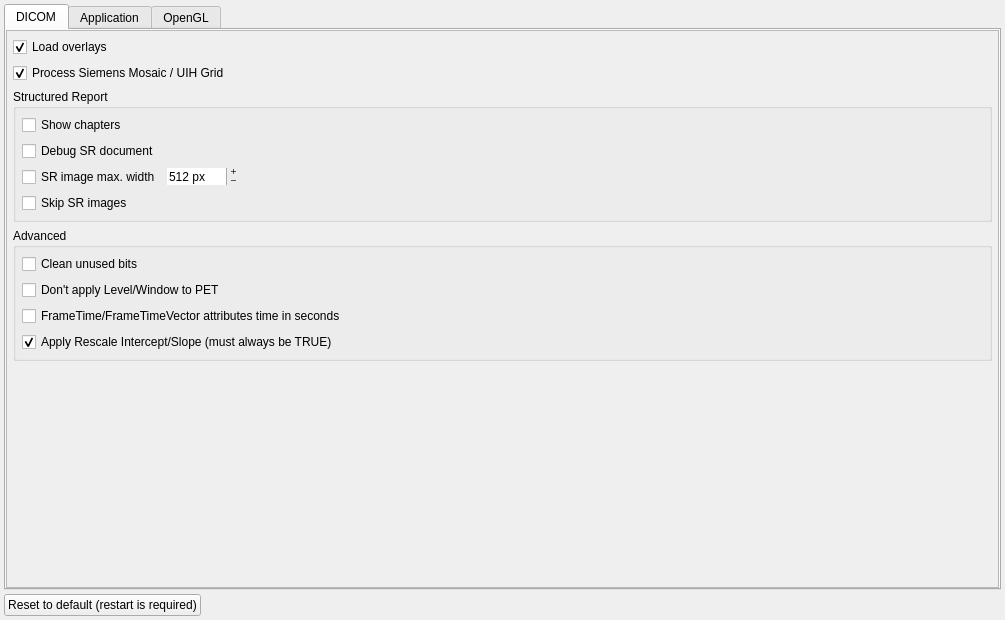
<?xml version="1.0" encoding="UTF-8"?>
<ui version="4.0">
 <class>SettingsWidget</class>
 <widget class="QWidget" name="SettingsWidget">
  <property name="geometry">
   <rect>
    <x>0</x>
    <y>0</y>
    <width>1005</width>
    <height>620</height>
   </rect>
  </property>
  <property name="windowTitle">
   <string>Settings</string>
  </property>
  <layout class="QVBoxLayout" name="verticalLayout">
   <property name="spacing">
    <number>4</number>
   </property>
   <property name="margin">
    <number>4</number>
   </property>
   <item>
    <widget class="QTabWidget" name="tabWidget">
     <property name="currentIndex">
      <number>0</number>
     </property>
     <widget class="QWidget" name="tab1">
      <attribute name="title">
       <string>DICOM</string>
      </attribute>
      <layout class="QVBoxLayout" name="verticalLayout_15">
       <property name="margin">
        <number>0</number>
       </property>
       <item>
        <widget class="QScrollArea" name="scrollArea_3">
         <property name="widgetResizable">
          <bool>true</bool>
         </property>
         <widget class="QWidget" name="scrollAreaWidgetContents_3">
          <property name="geometry">
           <rect>
            <x>0</x>
            <y>0</y>
            <width>991</width>
            <height>540</height>
           </rect>
          </property>
          <layout class="QVBoxLayout" name="verticalLayout_14">
           <property name="margin">
            <number>6</number>
           </property>
           <item>
            <widget class="QCheckBox" name="overlays_checkBox">
             <property name="sizePolicy">
              <sizepolicy hsizetype="Expanding" vsizetype="Fixed">
               <horstretch>0</horstretch>
               <verstretch>0</verstretch>
              </sizepolicy>
             </property>
             <property name="mouseTracking">
              <bool>false</bool>
             </property>
             <property name="toolTip">
              <string>Load overlays</string>
             </property>
             <property name="text">
              <string>Load overlays</string>
             </property>
             <property name="checked">
              <bool>true</bool>
             </property>
            </widget>
           </item>
           <item>
            <widget class="QCheckBox" name="mosaic_checkBox">
             <property name="sizePolicy">
              <sizepolicy hsizetype="Expanding" vsizetype="Fixed">
               <horstretch>0</horstretch>
               <verstretch>0</verstretch>
              </sizepolicy>
             </property>
             <property name="mouseTracking">
              <bool>false</bool>
             </property>
             <property name="toolTip">
              <string>Enable Siemens Mosaic</string>
             </property>
             <property name="text">
              <string>Process Siemens Mosaic / UIH Grid</string>
             </property>
             <property name="checked">
              <bool>true</bool>
             </property>
            </widget>
           </item>
           <item>
            <widget class="QGroupBox" name="groupBox_4">
             <property name="sizePolicy">
              <sizepolicy hsizetype="Expanding" vsizetype="Fixed">
               <horstretch>0</horstretch>
               <verstretch>0</verstretch>
              </sizepolicy>
             </property>
             <property name="title">
              <string>Structured Report</string>
             </property>
             <layout class="QVBoxLayout" name="verticalLayout_10">
              <property name="margin">
               <number>6</number>
              </property>
              <item>
               <widget class="QCheckBox" name="srchapters_checkBox">
                <property name="sizePolicy">
                 <sizepolicy hsizetype="Expanding" vsizetype="Fixed">
                  <horstretch>0</horstretch>
                  <verstretch>0</verstretch>
                 </sizepolicy>
                </property>
                <property name="toolTip">
                 <string>&lt;html&gt;&lt;head/&gt;&lt;body&gt;&lt;p&gt;Show numbers for sections of tree&lt;/p&gt;&lt;/body&gt;&lt;/html&gt;</string>
                </property>
                <property name="text">
                 <string>Show chapters</string>
                </property>
               </widget>
              </item>
              <item>
               <widget class="QCheckBox" name="srinfo_checkBox">
                <property name="sizePolicy">
                 <sizepolicy hsizetype="Expanding" vsizetype="Fixed">
                  <horstretch>0</horstretch>
                  <verstretch>0</verstretch>
                 </sizepolicy>
                </property>
                <property name="toolTip">
                 <string>&lt;html&gt;&lt;head/&gt;&lt;body&gt;&lt;p&gt;Show internals of Structured Report (displayed green)&lt;/p&gt;&lt;/body&gt;&lt;/html&gt;</string>
                </property>
                <property name="text">
                 <string>Debug SR document</string>
                </property>
                <property name="checked">
                 <bool>false</bool>
                </property>
               </widget>
              </item>
              <item>
               <layout class="QHBoxLayout" name="horizontalLayout_4">
                <item>
                 <widget class="QCheckBox" name="srscale_checkBox">
                  <property name="sizePolicy">
                   <sizepolicy hsizetype="Fixed" vsizetype="Fixed">
                    <horstretch>0</horstretch>
                    <verstretch>0</verstretch>
                   </sizepolicy>
                  </property>
                  <property name="toolTip">
                   <string>Set SR image maximum width (px)</string>
                  </property>
                  <property name="text">
                   <string>SR image max. width</string>
                  </property>
                 </widget>
                </item>
                <item>
                 <widget class="QSpinBox" name="srwidth_spinBox">
                  <property name="sizePolicy">
                   <sizepolicy hsizetype="Fixed" vsizetype="Fixed">
                    <horstretch>0</horstretch>
                    <verstretch>0</verstretch>
                   </sizepolicy>
                  </property>
                  <property name="toolTip">
                   <string>Set SR image maximum width (px)</string>
                  </property>
                  <property name="frame">
                   <bool>false</bool>
                  </property>
                  <property name="buttonSymbols">
                   <enum>QAbstractSpinBox::PlusMinus</enum>
                  </property>
                  <property name="suffix">
                   <string> px</string>
                  </property>
                  <property name="minimum">
                   <number>64</number>
                  </property>
                  <property name="maximum">
                   <number>16384</number>
                  </property>
                  <property name="value">
                   <number>512</number>
                  </property>
                 </widget>
                </item>
                <item>
                 <spacer name="horizontalSpacer_7">
                  <property name="orientation">
                   <enum>Qt::Horizontal</enum>
                  </property>
                  <property name="sizeHint" stdset="0">
                   <size>
                    <width>40</width>
                    <height>20</height>
                   </size>
                  </property>
                 </spacer>
                </item>
               </layout>
              </item>
              <item>
               <widget class="QCheckBox" name="srskipimage_checkBox">
                <property name="sizePolicy">
                 <sizepolicy hsizetype="Expanding" vsizetype="Fixed">
                  <horstretch>0</horstretch>
                  <verstretch>0</verstretch>
                 </sizepolicy>
                </property>
                <property name="toolTip">
                 <string>&lt;html&gt;&lt;head/&gt;&lt;body&gt;&lt;p&gt;Skip SR images&lt;/p&gt;&lt;/body&gt;&lt;/html&gt;</string>
                </property>
                <property name="text">
                 <string>Skip SR images</string>
                </property>
               </widget>
              </item>
             </layout>
            </widget>
           </item>
           <item>
            <widget class="QGroupBox" name="groupBox_2">
             <property name="title">
              <string>Advanced</string>
             </property>
             <layout class="QVBoxLayout" name="verticalLayout_13">
              <property name="spacing">
               <number>6</number>
              </property>
              <property name="margin">
               <number>6</number>
              </property>
              <item>
               <widget class="QCheckBox" name="clean_unused_checkBox">
                <property name="sizePolicy">
                 <sizepolicy hsizetype="Expanding" vsizetype="Fixed">
                  <horstretch>0</horstretch>
                  <verstretch>0</verstretch>
                 </sizepolicy>
                </property>
                <property name="toolTip">
                 <string>&lt;html&gt;&lt;head/&gt;&lt;body&gt;&lt;p&gt;Clean unused bits if &lt;span style=&quot; font-style:italic;&quot;&gt;BitsAllocated &amp;gt; BitsStored. &lt;/span&gt;Slower.&lt;/p&gt;&lt;/body&gt;&lt;/html&gt;</string>
                </property>
                <property name="text">
                 <string>Clean unused bits</string>
                </property>
               </widget>
              </item>
              <item>
               <widget class="QCheckBox" name="pet_no_level_checkBox">
                <property name="enabled">
                 <bool>true</bool>
                </property>
                <property name="sizePolicy">
                 <sizepolicy hsizetype="Expanding" vsizetype="Fixed">
                  <horstretch>0</horstretch>
                  <verstretch>0</verstretch>
                 </sizepolicy>
                </property>
                <property name="text">
                 <string>Don't apply Level/Window to PET</string>
                </property>
                <property name="checked">
                 <bool>false</bool>
                </property>
               </widget>
              </item>
              <item>
               <widget class="QCheckBox" name="time_s__checkBox">
                <property name="sizePolicy">
                 <sizepolicy hsizetype="Expanding" vsizetype="Fixed">
                  <horstretch>0</horstretch>
                  <verstretch>0</verstretch>
                 </sizepolicy>
                </property>
                <property name="mouseTracking">
                 <bool>false</bool>
                </property>
                <property name="toolTip">
                 <string>Default: ms</string>
                </property>
                <property name="text">
                 <string>FrameTime/FrameTimeVector attributes time in seconds</string>
                </property>
               </widget>
              </item>
              <item>
               <widget class="QCheckBox" name="rescale_checkBox">
                <property name="sizePolicy">
                 <sizepolicy hsizetype="Expanding" vsizetype="Fixed">
                  <horstretch>0</horstretch>
                  <verstretch>0</verstretch>
                 </sizepolicy>
                </property>
                <property name="mouseTracking">
                 <bool>false</bool>
                </property>
                <property name="toolTip">
                 <string>&lt;html&gt;&lt;head/&gt;&lt;body&gt;&lt;p&gt;Set to TRUE! Only to experiment with data set.&lt;/p&gt;&lt;/body&gt;&lt;/html&gt;</string>
                </property>
                <property name="statusTip">
                 <string/>
                </property>
                <property name="text">
                 <string>Apply Rescale Intercept/Slope (must always be TRUE)</string>
                </property>
                <property name="checked">
                 <bool>true</bool>
                </property>
               </widget>
              </item>
             </layout>
            </widget>
           </item>
           <item>
            <spacer name="verticalSpacer_3">
             <property name="orientation">
              <enum>Qt::Vertical</enum>
             </property>
             <property name="sizeHint" stdset="0">
              <size>
               <width>20</width>
               <height>40</height>
              </size>
             </property>
            </spacer>
           </item>
          </layout>
         </widget>
        </widget>
       </item>
      </layout>
     </widget>
     <widget class="QWidget" name="tab2">
      <attribute name="title">
       <string>Application</string>
      </attribute>
      <layout class="QVBoxLayout" name="verticalLayout_3">
       <property name="margin">
        <number>0</number>
       </property>
       <item>
        <widget class="QScrollArea" name="scrollArea">
         <property name="widgetResizable">
          <bool>true</bool>
         </property>
         <widget class="QWidget" name="scrollAreaWidgetContents">
          <property name="geometry">
           <rect>
            <x>0</x>
            <y>0</y>
            <width>355</width>
            <height>124</height>
           </rect>
          </property>
          <layout class="QVBoxLayout" name="verticalLayout_2">
           <property name="margin">
            <number>6</number>
           </property>
           <item>
            <layout class="QHBoxLayout" name="horizontalLayout">
             <property name="spacing">
              <number>0</number>
             </property>
             <property name="margin">
              <number>0</number>
             </property>
             <item>
              <widget class="QLabel" name="styleLabel">
               <property name="enabled">
                <bool>true</bool>
               </property>
               <property name="sizePolicy">
                <sizepolicy hsizetype="Preferred" vsizetype="Fixed">
                 <horstretch>0</horstretch>
                 <verstretch>0</verstretch>
                </sizepolicy>
               </property>
               <property name="text">
                <string>Theme (restart is recommended)</string>
               </property>
              </widget>
             </item>
             <item>
              <widget class="QComboBox" name="styleComboBox">
               <property name="enabled">
                <bool>true</bool>
               </property>
               <property name="focusPolicy">
                <enum>Qt::ClickFocus</enum>
               </property>
               <property name="currentText" stdset="0">
                <string notr="true"/>
               </property>
              </widget>
             </item>
             <item>
              <spacer name="horizontalSpacer_5">
               <property name="orientation">
                <enum>Qt::Horizontal</enum>
               </property>
               <property name="sizeHint" stdset="0">
                <size>
                 <width>40</width>
                 <height>20</height>
                </size>
               </property>
              </spacer>
             </item>
            </layout>
           </item>
           <item>
            <layout class="QHBoxLayout" name="horizontalLayout_8">
             <item>
              <widget class="QDoubleSpinBox" name="pt_doubleSpinBox">
               <property name="enabled">
                <bool>true</bool>
               </property>
               <property name="sizePolicy">
                <sizepolicy hsizetype="Preferred" vsizetype="Fixed">
                 <horstretch>0</horstretch>
                 <verstretch>0</verstretch>
                </sizepolicy>
               </property>
               <property name="frame">
                <bool>true</bool>
               </property>
               <property name="buttonSymbols">
                <enum>QAbstractSpinBox::PlusMinus</enum>
               </property>
               <property name="specialValueText">
                <string/>
               </property>
               <property name="correctionMode">
                <enum>QAbstractSpinBox::CorrectToNearestValue</enum>
               </property>
               <property name="keyboardTracking">
                <bool>false</bool>
               </property>
               <property name="suffix">
                <string> pt</string>
               </property>
               <property name="decimals">
                <number>1</number>
               </property>
               <property name="minimum">
                <double>0.000000000000000</double>
               </property>
               <property name="maximum">
                <double>50.000000000000000</double>
               </property>
               <property name="singleStep">
                <double>0.200000000000000</double>
               </property>
               <property name="value">
                <double>12.000000000000000</double>
               </property>
              </widget>
             </item>
             <item>
              <widget class="QLabel" name="label">
               <property name="text">
                <string>size for application font</string>
               </property>
               <property name="textFormat">
                <enum>Qt::PlainText</enum>
               </property>
              </widget>
             </item>
             <item>
              <spacer name="horizontalSpacer_3">
               <property name="orientation">
                <enum>Qt::Horizontal</enum>
               </property>
               <property name="sizeHint" stdset="0">
                <size>
                 <width>40</width>
                 <height>20</height>
                </size>
               </property>
              </spacer>
             </item>
            </layout>
           </item>
           <item>
            <layout class="QHBoxLayout" name="horizontalLayout_2">
             <item>
              <widget class="QLabel" name="si_label">
               <property name="text">
                <string>Scale UI icons (restart is required)</string>
               </property>
               <property name="textFormat">
                <enum>Qt::PlainText</enum>
               </property>
              </widget>
             </item>
             <item>
              <widget class="QDoubleSpinBox" name="si_doubleSpinBox">
               <property name="sizePolicy">
                <sizepolicy hsizetype="Preferred" vsizetype="Fixed">
                 <horstretch>0</horstretch>
                 <verstretch>0</verstretch>
                </sizepolicy>
               </property>
               <property name="correctionMode">
                <enum>QAbstractSpinBox::CorrectToNearestValue</enum>
               </property>
               <property name="keyboardTracking">
                <bool>false</bool>
               </property>
               <property name="decimals">
                <number>1</number>
               </property>
               <property name="minimum">
                <double>0.500000000000000</double>
               </property>
               <property name="maximum">
                <double>5.000000000000000</double>
               </property>
               <property name="singleStep">
                <double>0.500000000000000</double>
               </property>
               <property name="value">
                <double>1.000000000000000</double>
               </property>
              </widget>
             </item>
             <item>
              <spacer name="horizontalSpacer">
               <property name="orientation">
                <enum>Qt::Horizontal</enum>
               </property>
               <property name="sizeHint" stdset="0">
                <size>
                 <width>40</width>
                 <height>20</height>
                </size>
               </property>
              </spacer>
             </item>
            </layout>
           </item>
           <item>
            <spacer name="verticalSpacer">
             <property name="orientation">
              <enum>Qt::Vertical</enum>
             </property>
             <property name="sizeHint" stdset="0">
              <size>
               <width>20</width>
               <height>40</height>
              </size>
             </property>
            </spacer>
           </item>
          </layout>
         </widget>
        </widget>
       </item>
      </layout>
     </widget>
     <widget class="QWidget" name="tab3">
      <attribute name="title">
       <string>OpenGL</string>
      </attribute>
      <layout class="QVBoxLayout" name="verticalLayout_9">
       <property name="margin">
        <number>0</number>
       </property>
       <item>
        <widget class="QScrollArea" name="scrollArea_2">
         <property name="widgetResizable">
          <bool>true</bool>
         </property>
         <widget class="QWidget" name="scrollAreaWidgetContents_2">
          <property name="geometry">
           <rect>
            <x>0</x>
            <y>0</y>
            <width>482</width>
            <height>244</height>
           </rect>
          </property>
          <layout class="QVBoxLayout" name="verticalLayout_4">
           <property name="margin">
            <number>6</number>
           </property>
           <item>
            <widget class="QCheckBox" name="gl3D_checkBox">
             <property name="sizePolicy">
              <sizepolicy hsizetype="Expanding" vsizetype="Fixed">
               <horstretch>0</horstretch>
               <verstretch>0</verstretch>
              </sizepolicy>
             </property>
             <property name="mouseTracking">
              <bool>false</bool>
             </property>
             <property name="text">
              <string>Enable OpenGL modules (restart is required)</string>
             </property>
             <property name="checked">
              <bool>true</bool>
             </property>
            </widget>
           </item>
           <item>
            <widget class="QGroupBox" name="textureoptions_groupBox">
             <property name="sizePolicy">
              <sizepolicy hsizetype="Preferred" vsizetype="Preferred">
               <horstretch>0</horstretch>
               <verstretch>0</verstretch>
              </sizepolicy>
             </property>
             <property name="title">
              <string>OpenGL texture</string>
             </property>
             <property name="checkable">
              <bool>true</bool>
             </property>
             <property name="checked">
              <bool>true</bool>
             </property>
             <layout class="QVBoxLayout" name="verticalLayout_6">
              <property name="spacing">
               <number>6</number>
              </property>
              <property name="margin">
               <number>6</number>
              </property>
              <item>
               <layout class="QVBoxLayout" name="verticalLayout_5">
                <property name="spacing">
                 <number>0</number>
                </property>
                <item>
                 <widget class="QRadioButton" name="original_radioButton">
                  <property name="sizePolicy">
                   <sizepolicy hsizetype="Preferred" vsizetype="Fixed">
                    <horstretch>0</horstretch>
                    <verstretch>0</verstretch>
                   </sizepolicy>
                  </property>
                  <property name="mouseTracking">
                   <bool>false</bool>
                  </property>
                  <property name="text">
                   <string>Try original dimensions, try to downsample if required.</string>
                  </property>
                  <property name="checked">
                   <bool>true</bool>
                  </property>
                 </widget>
                </item>
                <item>
                 <layout class="QHBoxLayout" name="horizontalLayout_5">
                  <property name="spacing">
                   <number>0</number>
                  </property>
                  <property name="sizeConstraint">
                   <enum>QLayout::SetDefaultConstraint</enum>
                  </property>
                  <item>
                   <widget class="QRadioButton" name="resample_radioButton">
                    <property name="sizePolicy">
                     <sizepolicy hsizetype="Preferred" vsizetype="Fixed">
                      <horstretch>0</horstretch>
                      <verstretch>0</verstretch>
                     </sizepolicy>
                    </property>
                    <property name="mouseTracking">
                     <bool>false</bool>
                    </property>
                    <property name="text">
                     <string>Maximum size</string>
                    </property>
                   </widget>
                  </item>
                  <item>
                   <widget class="Line" name="line_5">
                    <property name="orientation">
                     <enum>Qt::Vertical</enum>
                    </property>
                   </widget>
                  </item>
                  <item>
                   <widget class="QLabel" name="x_label">
                    <property name="enabled">
                     <bool>false</bool>
                    </property>
                    <property name="sizePolicy">
                     <sizepolicy hsizetype="Fixed" vsizetype="Preferred">
                      <horstretch>0</horstretch>
                      <verstretch>0</verstretch>
                     </sizepolicy>
                    </property>
                    <property name="text">
                     <string>X:</string>
                    </property>
                   </widget>
                  </item>
                  <item>
                   <widget class="QComboBox" name="x_comboBox">
                    <property name="enabled">
                     <bool>false</bool>
                    </property>
                    <property name="sizePolicy">
                     <sizepolicy hsizetype="Preferred" vsizetype="Fixed">
                      <horstretch>0</horstretch>
                      <verstretch>0</verstretch>
                     </sizepolicy>
                    </property>
                    <property name="focusPolicy">
                     <enum>Qt::ClickFocus</enum>
                    </property>
                    <property name="editable">
                     <bool>true</bool>
                    </property>
                   </widget>
                  </item>
                  <item>
                   <widget class="Line" name="line">
                    <property name="orientation">
                     <enum>Qt::Vertical</enum>
                    </property>
                   </widget>
                  </item>
                  <item>
                   <widget class="QLabel" name="y_label">
                    <property name="enabled">
                     <bool>false</bool>
                    </property>
                    <property name="sizePolicy">
                     <sizepolicy hsizetype="Fixed" vsizetype="Preferred">
                      <horstretch>0</horstretch>
                      <verstretch>0</verstretch>
                     </sizepolicy>
                    </property>
                    <property name="text">
                     <string>Y:</string>
                    </property>
                   </widget>
                  </item>
                  <item>
                   <widget class="QComboBox" name="y_comboBox">
                    <property name="enabled">
                     <bool>false</bool>
                    </property>
                    <property name="sizePolicy">
                     <sizepolicy hsizetype="Preferred" vsizetype="Fixed">
                      <horstretch>0</horstretch>
                      <verstretch>0</verstretch>
                     </sizepolicy>
                    </property>
                    <property name="focusPolicy">
                     <enum>Qt::ClickFocus</enum>
                    </property>
                    <property name="editable">
                     <bool>true</bool>
                    </property>
                   </widget>
                  </item>
                  <item>
                   <spacer name="horizontalSpacer_4">
                    <property name="orientation">
                     <enum>Qt::Horizontal</enum>
                    </property>
                    <property name="sizeHint" stdset="0">
                     <size>
                      <width>40</width>
                      <height>20</height>
                     </size>
                    </property>
                   </spacer>
                  </item>
                 </layout>
                </item>
               </layout>
              </item>
              <item>
               <widget class="QGroupBox" name="filtering_groupBox">
                <property name="toolTip">
                 <string>Applicable to uniform volumes</string>
                </property>
                <property name="title">
                 <string>Filtering</string>
                </property>
                <layout class="QVBoxLayout" name="verticalLayout_12">
                 <property name="spacing">
                  <number>6</number>
                 </property>
                 <property name="margin">
                  <number>6</number>
                 </property>
                 <item>
                  <widget class="QRadioButton" name="f_no_radioButton">
                   <property name="sizePolicy">
                    <sizepolicy hsizetype="Expanding" vsizetype="Fixed">
                     <horstretch>0</horstretch>
                     <verstretch>0</verstretch>
                    </sizepolicy>
                   </property>
                   <property name="mouseTracking">
                    <bool>false</bool>
                   </property>
                   <property name="text">
                    <string>No</string>
                   </property>
                   <property name="checked">
                    <bool>true</bool>
                   </property>
                  </widget>
                 </item>
                 <item>
                  <widget class="QRadioButton" name="f_bilinear_radioButton">
                   <property name="sizePolicy">
                    <sizepolicy hsizetype="Expanding" vsizetype="Fixed">
                     <horstretch>0</horstretch>
                     <verstretch>0</verstretch>
                    </sizepolicy>
                   </property>
                   <property name="mouseTracking">
                    <bool>false</bool>
                   </property>
                   <property name="text">
                    <string>Bilinear</string>
                   </property>
                   <property name="checked">
                    <bool>false</bool>
                   </property>
                  </widget>
                 </item>
                </layout>
               </widget>
              </item>
             </layout>
            </widget>
           </item>
           <item>
            <spacer name="verticalSpacer_2">
             <property name="orientation">
              <enum>Qt::Vertical</enum>
             </property>
             <property name="sizeHint" stdset="0">
              <size>
               <width>20</width>
               <height>520</height>
              </size>
             </property>
            </spacer>
           </item>
          </layout>
         </widget>
        </widget>
       </item>
      </layout>
     </widget>
    </widget>
   </item>
   <item>
    <widget class="QPushButton" name="reload_pushButton">
     <property name="sizePolicy">
      <sizepolicy hsizetype="Fixed" vsizetype="Fixed">
       <horstretch>0</horstretch>
       <verstretch>0</verstretch>
      </sizepolicy>
     </property>
     <property name="text">
      <string notr="true">Reset to default (restart is required)</string>
     </property>
    </widget>
   </item>
  </layout>
 </widget>
 <tabstops>
  <tabstop>tabWidget</tabstop>
  <tabstop>scrollArea_3</tabstop>
  <tabstop>overlays_checkBox</tabstop>
  <tabstop>mosaic_checkBox</tabstop>
  <tabstop>srchapters_checkBox</tabstop>
  <tabstop>srinfo_checkBox</tabstop>
  <tabstop>srscale_checkBox</tabstop>
  <tabstop>srwidth_spinBox</tabstop>
  <tabstop>srskipimage_checkBox</tabstop>
  <tabstop>clean_unused_checkBox</tabstop>
  <tabstop>pet_no_level_checkBox</tabstop>
  <tabstop>time_s__checkBox</tabstop>
  <tabstop>rescale_checkBox</tabstop>
  <tabstop>scrollArea</tabstop>
  <tabstop>pt_doubleSpinBox</tabstop>
  <tabstop>si_doubleSpinBox</tabstop>
  <tabstop>scrollArea_2</tabstop>
  <tabstop>gl3D_checkBox</tabstop>
  <tabstop>textureoptions_groupBox</tabstop>
  <tabstop>original_radioButton</tabstop>
  <tabstop>resample_radioButton</tabstop>
  <tabstop>f_no_radioButton</tabstop>
  <tabstop>f_bilinear_radioButton</tabstop>
  <tabstop>reload_pushButton</tabstop>
 </tabstops>
 <resources>
  <include location="../alizams.qrc"/>
 </resources>
 <connections>
  <connection>
   <sender>resample_radioButton</sender>
   <signal>toggled(bool)</signal>
   <receiver>x_label</receiver>
   <slot>setEnabled(bool)</slot>
   <hints>
    <hint type="sourcelabel">
     <x>167</x>
     <y>161</y>
    </hint>
    <hint type="destinationlabel">
     <x>186</x>
     <y>133</y>
    </hint>
   </hints>
  </connection>
  <connection>
   <sender>resample_radioButton</sender>
   <signal>toggled(bool)</signal>
   <receiver>x_comboBox</receiver>
   <slot>setEnabled(bool)</slot>
   <hints>
    <hint type="sourcelabel">
     <x>104</x>
     <y>161</y>
    </hint>
    <hint type="destinationlabel">
     <x>287</x>
     <y>166</y>
    </hint>
   </hints>
  </connection>
  <connection>
   <sender>resample_radioButton</sender>
   <signal>toggled(bool)</signal>
   <receiver>y_label</receiver>
   <slot>setEnabled(bool)</slot>
   <hints>
    <hint type="sourcelabel">
     <x>93</x>
     <y>161</y>
    </hint>
    <hint type="destinationlabel">
     <x>306</x>
     <y>133</y>
    </hint>
   </hints>
  </connection>
  <connection>
   <sender>resample_radioButton</sender>
   <signal>toggled(bool)</signal>
   <receiver>y_comboBox</receiver>
   <slot>setEnabled(bool)</slot>
   <hints>
    <hint type="sourcelabel">
     <x>162</x>
     <y>161</y>
    </hint>
    <hint type="destinationlabel">
     <x>407</x>
     <y>133</y>
    </hint>
   </hints>
  </connection>
  <connection>
   <sender>gl3D_checkBox</sender>
   <signal>toggled(bool)</signal>
   <receiver>textureoptions_groupBox</receiver>
   <slot>setEnabled(bool)</slot>
   <hints>
    <hint type="sourcelabel">
     <x>58</x>
     <y>60</y>
    </hint>
    <hint type="destinationlabel">
     <x>23</x>
     <y>128</y>
    </hint>
   </hints>
  </connection>
  <connection>
   <sender>srscale_checkBox</sender>
   <signal>toggled(bool)</signal>
   <receiver>srwidth_spinBox</receiver>
   <slot>setVisible(bool)</slot>
   <hints>
    <hint type="sourcelabel">
     <x>181</x>
     <y>184</y>
    </hint>
    <hint type="destinationlabel">
     <x>249</x>
     <y>181</y>
    </hint>
   </hints>
  </connection>
 </connections>
</ui>
